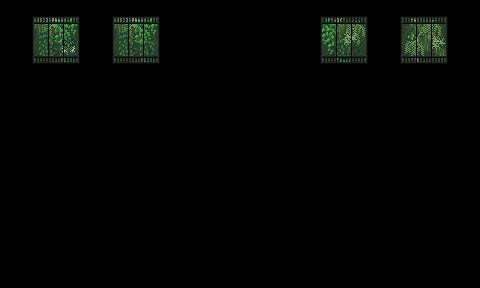

A level layout from a 2D game, rendered from its tile map. Below: a short description, then the map file with tile-grid data replaced by summaries:
An orthogonal 30x18 tile map with 16x16 px tiles, 1 tile layer (Buildings), 3 tilesets.

<map version="1.8" tiledversion="1.8.5" orientation="orthogonal" renderorder="right-down" width="30" height="18" tilewidth="16" tileheight="16" infinite="0" nextlayerid="7" nextobjectid="375">
 <properties>
  <property name="LocationContext" value="Island" />
  <property name="SeasonOverride" value="summer" />
  <property name="ViewportFollowPlayer" type="bool" value="true" />
 </properties>
 <tileset firstgid="1" name="indoor" tilewidth="16" tileheight="16" tilecount="2176" columns="32">
  <image source="townInterior.png" width="512" height="1088" />
 </tileset>
 <tileset firstgid="2177" name="windows_sunny" tilewidth="16" tileheight="16" tilecount="144" columns="12">
  <image source="windows_sunny.png" width="192" height="192" />
 </tileset>
 <tileset firstgid="2321" name="windows_butterflies" tilewidth="16" tileheight="16" tilecount="144" columns="12">
  <image source="windows_butterflies.png" width="192" height="192" />
  <tile id="13">
   <animation>
    <frame tileid="13" duration="300" />
    <frame tileid="16" duration="300" />
    <frame tileid="19" duration="300" />
    <frame tileid="22" duration="300" />
    <frame tileid="19" duration="300" />
    <frame tileid="16" duration="300" />
    <frame tileid="13" duration="300" />
    <frame tileid="13" duration="300" />
   </animation>
  </tile>
  <tile id="14">
   <animation>
    <frame tileid="14" duration="300" />
    <frame tileid="17" duration="300" />
    <frame tileid="20" duration="300" />
    <frame tileid="23" duration="300" />
    <frame tileid="20" duration="300" />
    <frame tileid="17" duration="300" />
    <frame tileid="14" duration="300" />
    <frame tileid="14" duration="300" />
   </animation>
  </tile>
  <tile id="25">
   <animation>
    <frame tileid="25" duration="300" />
    <frame tileid="28" duration="300" />
    <frame tileid="31" duration="300" />
    <frame tileid="34" duration="300" />
    <frame tileid="31" duration="300" />
    <frame tileid="28" duration="300" />
    <frame tileid="25" duration="300" />
    <frame tileid="25" duration="300" />
   </animation>
  </tile>
  <tile id="26">
   <animation>
    <frame tileid="26" duration="300" />
    <frame tileid="29" duration="300" />
    <frame tileid="32" duration="300" />
    <frame tileid="35" duration="300" />
    <frame tileid="32" duration="300" />
    <frame tileid="29" duration="300" />
    <frame tileid="26" duration="300" />
    <frame tileid="26" duration="300" />
   </animation>
  </tile>
 </tileset>
 <layer id="3" name="Buildings" width="30" height="18">
  <data>[540 cells, 36 non-empty, 36 distinct tile ids]</data>
 </layer>
</map>
